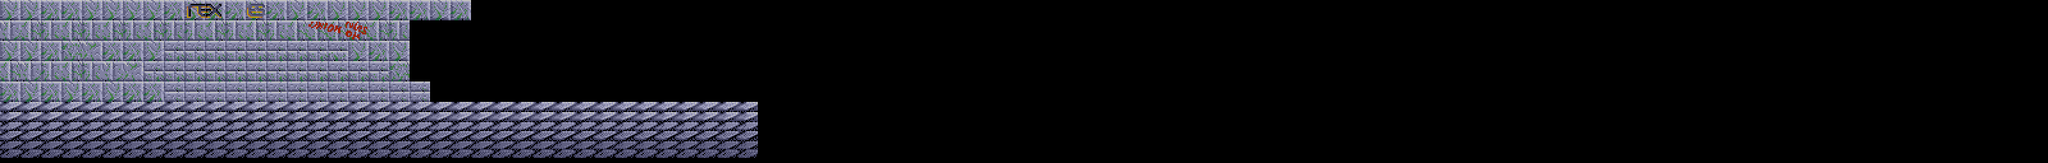

This is a level from a 2D game, rendered from its Tiled map with the project's own tilesets. A one-line summary and the map file follow, with tile-layer data summarised:
An orthogonal 100x8 tile map with 32x32 px tiles, 2 tile layers (Foreground, Collision).

<map version="1.0" orientation="orthogonal" width="100" height="8" tilewidth="32" tileheight="32">
 <tileset firstgid="1" name="tileset" tilewidth="32" tileheight="32">
  <image source="sprites/tileset.png" width="704" height="128" />
 </tileset>
 <layer name="Foreground" width="100" height="8">
  <data>[800 cells, 215 non-empty, 19 distinct tile ids]</data>
 </layer>
 <layer name="Collision" width="100" height="8">
  <data>[800 cells, 0 non-empty, 0 distinct tile ids]</data>
 </layer>
 <objectgroup name="Entities" width="100" height="8" />
</map>